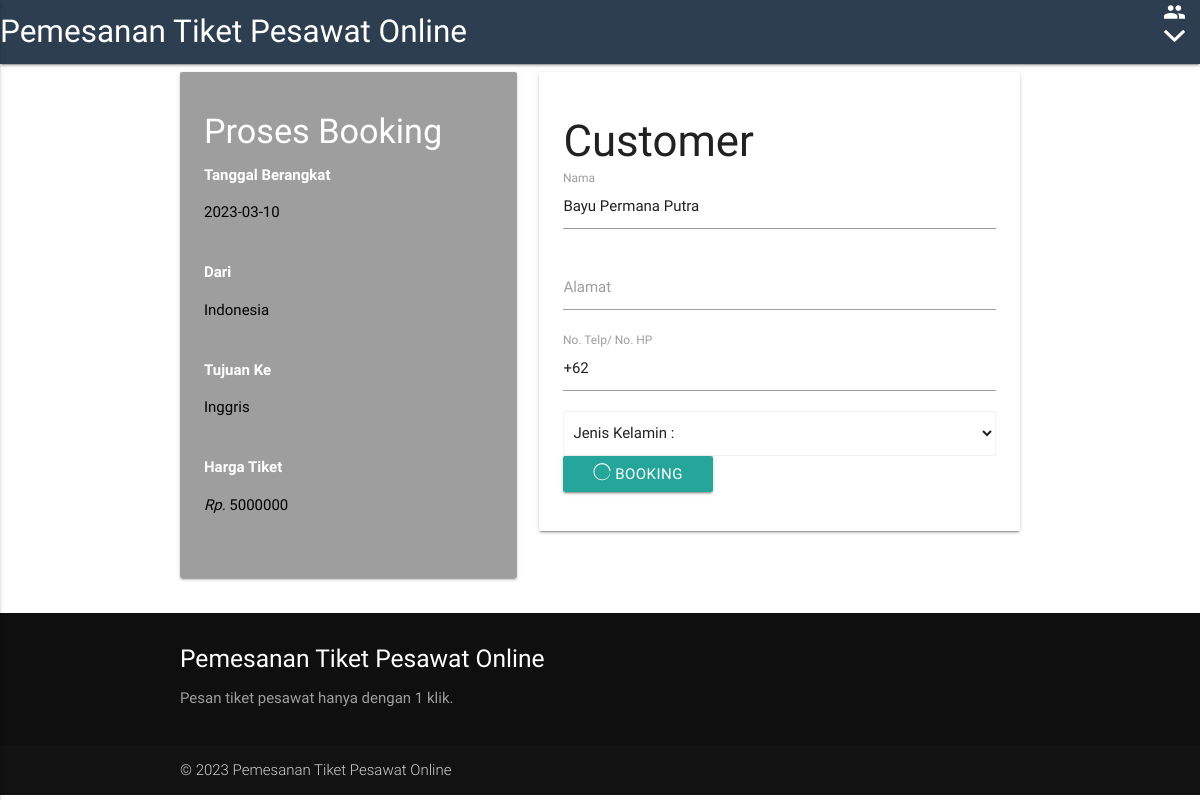
Screenshot of /tiket/pesan.php?id_rute=1 (signed in) with the database file from the repository.
### tables this page shows
CREATE TABLE `rute` (
  `id_rute` int(11) NOT NULL,
  `depart` date NOT NULL,
  `rute_from` text NOT NULL,
  `rute_to` text NOT NULL,
  `price` decimal(10,0) NOT NULL,
  `id_trans` int(11) NOT NULL
);

CREATE TABLE `user` (
  `id_user` int(11) NOT NULL,
  `username` text NOT NULL,
  `password` text NOT NULL,
  `fullname` text NOT NULL
);

### tiket/pesan.php (the view, shortened to what this page needs)
<html>
<head>
    <link rel="stylesheet" href="../css/materialize.min.css">
    <link rel="stylesheet" href="../css/ionicons.min.css">
</head>
<body>
    <?php include "nav.php"; ?>
    <div class="container">
        <div class="row">
            <div class="col s5">
                <div class="card-panel grey white-text">
                    <h4>Proses Booking</h4>
                    <?php
                    $id_rute = $_GET['id_rute'];
                    $sql = "select * from rute where id_rute='$id_rute' ";
                    $query = mysqli_query($conn, $sql);
                    while ($data = mysqli_fetch_array($query)) {
                    ?>
                        <b>Tanggal Berangkat</b>
                        <p class="black-text">
                            <?= $data['depart']; ?>
                        </p>
                        <br />
                        <b>Dari</b>
                        <p class="black-text">
                            <?= $data['rute_from']; ?>
                        </p>
                        <br />
                        <b>Tujuan Ke</b>
                        <p class="black-text">
                            <?= $data['rute_to']; ?>
                        </p>
                        <br />
                        <b>Harga Tiket</b>
                        <p class="black-text"><i>Rp.</i>
                            <?= $data['price']; ?>
                        </p>
                        <br />
                    <?php } ?>
                </div>
            </div>
            <div class="col s7">
                <div class="card-panel">
                    <h3>Customer</h3>
                    <form method="post" action="pesan_p.php?id_rute=<?= $data['id_rute']; ?>">
                        <div class="input-field">
                            <?php
                            include "koneksi.php";
                            $sql = mysqli_query($conn, 'select * from user where username="' . $_SESSION['user'] . '"');
                            $query = mysqli_fetch_array($sql);
                            ?>
                            <input type="text" name="name" id="name" value="<?= $query['fullname']; ?>">
                            <label for="name">Nama</label>
                        </div>
                        <div class="input-field">
                            <input type="text" name="address" id="addr">
                            <label for="addr">Alamat</label>
                        </div>
                        <div class="input-field">
                            <input type="text" name="phone" id="phone" value="+62">
                            <label for="phone">No. Telp/ No. HP</label>
                        </div>
                        <select class="browser-default" name="gender">
                            <option disabled selected>Jenis Kelamin :</option>
                        </select>
                        <button class="btn waves-effect"><i class="ion-load-c"></i> Booking</button>
                    </form>
                </div>
            </div>
        </div>
    </div>
    <?php include "footer.php"; ?>
</body>
</html>

### rows the page displays
rute: depart "2023-03-10", rute_from "Indonesia", rute_to "Inggris", price "5000000"
user: name "Bayu Permana Putra"
